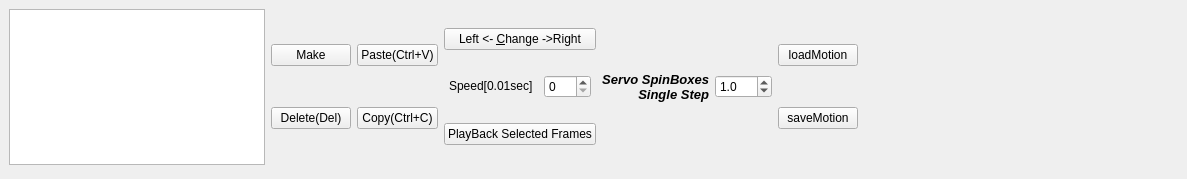
  <widget class="QDockWidget" name="dockFrame">
   <property name="geometry">
    <rect>
     <x>0</x>
     <y>700</y>
     <width>1187</width>
     <height>179</height>
    </rect>
   </property>
   <property name="sizePolicy">
    <sizepolicy hsizetype="Preferred" vsizetype="Preferred">
     <horstretch>0</horstretch>
     <verstretch>0</verstretch>
    </sizepolicy>
   </property>
   <property name="minimumSize">
    <size>
     <width>859</width>
     <height>179</height>
    </size>
   </property>
   <property name="autoFillBackground">
    <bool>false</bool>
   </property>
   <property name="floating">
    <bool>false</bool>
   </property>
   <property name="features">
    <set>QDockWidget::DockWidgetFloatable|QDockWidget::DockWidgetMovable</set>
   </property>
   <property name="allowedAreas">
    <set>Qt::AllDockWidgetAreas</set>
   </property>
   <property name="windowTitle">
    <string>Frame Manager</string>
   </property>
   <widget class="QWidget" name="dockWidgetContents_2">
    <layout class="QGridLayout" name="gridLayout">
     <item row="1" column="8">
      <spacer name="horizontalSpacer_2">
       <property name="orientation">
        <enum>Qt::Horizontal</enum>
       </property>
       <property name="sizeHint" stdset="0">
        <size>
         <width>40</width>
         <height>20</height>
        </size>
       </property>
      </spacer>
     </item>
     <item row="1" column="4">
      <layout class="QHBoxLayout" name="horizontalLayout_3">
       <item>
        <widget class="QLabel" name="label_35">
         <property name="font">
          <font>
           <pointsize>10</pointsize>
           <weight>75</weight>
           <italic>true</italic>
           <bold>true</bold>
          </font>
         </property>
         <property name="text">
          <string>Servo SpinBoxes 
Single Step</string>
         </property>
         <property name="alignment">
          <set>Qt::AlignRight|Qt::AlignTrailing|Qt::AlignVCenter</set>
         </property>
        </widget>
       </item>
       <item>
        <widget class="QDoubleSpinBox" name="doubleStep">
         <property name="decimals">
          <number>1</number>
         </property>
         <property name="singleStep">
          <double>0.100000000000000</double>
         </property>
         <property name="value">
          <double>1.000000000000000</double>
         </property>
        </widget>
       </item>
      </layout>
     </item>
     <item row="1" column="0">
      <widget class="QListWidget" name="listFrame">
       <property name="sizePolicy">
        <sizepolicy hsizetype="Maximum" vsizetype="Maximum">
         <horstretch>0</horstretch>
         <verstretch>0</verstretch>
        </sizepolicy>
       </property>
       <property name="dragDropMode">
        <enum>QAbstractItemView::NoDragDrop</enum>
       </property>
       <property name="selectionMode">
        <enum>QAbstractItemView::ContiguousSelection</enum>
       </property>
       <property name="selectionBehavior">
        <enum>QAbstractItemView::SelectItems</enum>
       </property>
       <property name="movement">
        <enum>QListView::Static</enum>
       </property>
       <property name="viewMode">
        <enum>QListView::ListMode</enum>
       </property>
       <property name="selectionRectVisible">
        <bool>false</bool>
       </property>
       <property name="currentRow">
        <number>-1</number>
       </property>
      </widget>
     </item>
     <item row="2" column="3">
      <spacer name="verticalSpacer">
       <property name="orientation">
        <enum>Qt::Vertical</enum>
       </property>
       <property name="sizeHint" stdset="0">
        <size>
         <width>20</width>
         <height>40</height>
        </size>
       </property>
      </spacer>
     </item>
     <item row="1" column="2">
      <layout class="QGridLayout" name="gridLayout_2">
       <item row="1" column="0">
        <widget class="QPushButton" name="pushCopy">
         <property name="text">
          <string>Copy(Ctrl+C)</string>
         </property>
        </widget>
       </item>
       <item row="0" column="0">
        <widget class="QPushButton" name="pushPaste">
         <property name="text">
          <string>Paste(Ctrl+V)</string>
         </property>
        </widget>
       </item>
      </layout>
     </item>
     <item row="1" column="3">
      <layout class="QVBoxLayout" name="verticalLayout">
       <item>
        <widget class="QPushButton" name="pushInterchanging">
         <property name="sizePolicy">
          <sizepolicy hsizetype="Preferred" vsizetype="Maximum">
           <horstretch>0</horstretch>
           <verstretch>0</verstretch>
          </sizepolicy>
         </property>
         <property name="text">
          <string>Left &lt;- &amp;Change -&gt;Right</string>
         </property>
        </widget>
       </item>
       <item>
        <layout class="QHBoxLayout" name="horizontalLayout">
         <item>
          <widget class="QLabel" name="label">
           <property name="sizePolicy">
            <sizepolicy hsizetype="Maximum" vsizetype="Maximum">
             <horstretch>0</horstretch>
             <verstretch>0</verstretch>
            </sizepolicy>
           </property>
           <property name="text">
            <string>Speed[0.01sec]</string>
           </property>
          </widget>
         </item>
         <item>
          <widget class="QSpinBox" name="spinSpd">
           <property name="sizePolicy">
            <sizepolicy hsizetype="Maximum" vsizetype="Maximum">
             <horstretch>0</horstretch>
             <verstretch>0</verstretch>
            </sizepolicy>
           </property>
           <property name="maximum">
            <number>360</number>
           </property>
          </widget>
         </item>
        </layout>
       </item>
       <item>
        <widget class="QPushButton" name="pushSend">
         <property name="text">
          <string>PlayBack Selected Frames</string>
         </property>
        </widget>
       </item>
      </layout>
     </item>
     <item row="1" column="1">
      <layout class="QVBoxLayout" name="verticalLayout_7">
       <item>
        <widget class="QPushButton" name="pushMake">
         <property name="sizePolicy">
          <sizepolicy hsizetype="Maximum" vsizetype="Maximum">
           <horstretch>0</horstretch>
           <verstretch>0</verstretch>
          </sizepolicy>
         </property>
         <property name="text">
          <string>Make</string>
         </property>
        </widget>
       </item>
       <item>
        <widget class="QPushButton" name="pushDelete">
         <property name="sizePolicy">
          <sizepolicy hsizetype="Maximum" vsizetype="Maximum">
           <horstretch>0</horstretch>
           <verstretch>0</verstretch>
          </sizepolicy>
         </property>
         <property name="text">
          <string>Delete(Del)</string>
         </property>
        </widget>
       </item>
      </layout>
     </item>
     <item row="1" column="6" colspan="2">
      <layout class="QVBoxLayout" name="verticalLayout_8">
       <item>
        <widget class="QPushButton" name="pushLoad">
         <property name="text">
          <string>loadMotion</string>
         </property>
        </widget>
       </item>
       <item>
        <widget class="QPushButton" name="pushSave">
         <property name="text">
          <string>saveMotion</string>
         </property>
        </widget>
       </item>
      </layout>
     </item>
    </layout>
   </widget>
  </widget>
